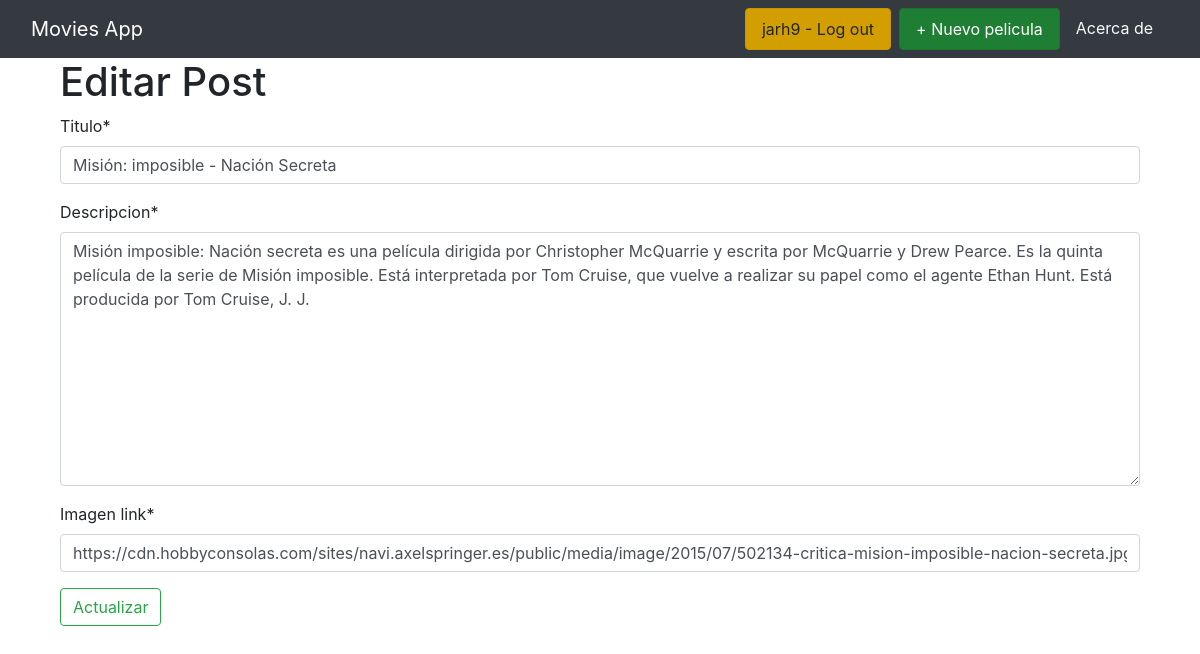
Screenshot of /post/9/edit/ (signed in) with the database file from the repository.
### blog/models.py (models this page shows, shortened)
class Post(models.Model):
    titulo = models.CharField(max_length=200)
    autor = models.ForeignKey(
        get_user_model(),
        on_delete=models.CASCADE,
    )
    cuerpo = models.TextField("Descripcion")
    imagen = models.CharField( "Imagen link", max_length=500 )
    genero = models.IntegerField(
        default=1,
        choices=product_genero,
    )

### blog/views.py (the view)
# urls.py: path('post/<int:pk>/edit/', BlogUpdateView.as_view(), name='post_edit'),
class BlogUpdateView(UpdateView):
    model = Post
    template_name = 'post_edit.html'
    fields = ['titulo', 'cuerpo','imagen']
    def dispatch(self, request, *args, **kwargs):
        obj = self.get_object()
        if obj.autor != self.request.user:
            raise PermissionDenied
        return super().dispatch(request, *args, **kwargs)

### templates/post_edit.html
{% extends 'base.html' %}
{% load crispy_forms_tags %}
{% block content %}
<div class="container">
    <h1>Editar Post</h1>
    <form action="" method="POST">{% csrf_token %}
        {{ form|crispy }}
        <input class="btn btn-outline-success" type="submit" value="Actualizar">
    </form>
</div>
{% endblock content %}

### templates/base.html (shortened to what this page needs)
{% load static %}
<html>
<head>
    <link href="{% static 'css/base.css' %}" rel="stylesheet">
    <link rel="stylesheet" href="https://stackpath.bootstrapcdn.com/bootstrap/4.1.3/css/bootstrap.min.css"
>
</head>
<body>
    {%if user.is_authenticated %}
    <nav class="navbar navbar-dark bg-dark">
        <div class="container-fluid">
            <a class="navbar-brand" href="{% url 'home' %}">Movies App</a>
            <div class="d-flex">
                <a class="btn btn-warning ml-2  nav-link active" href="{% url 'logout' %}">{{ user.username }} - Log out</a>
                <a class="btn btn-success ml-2  nav-link active" href="{% url 'post_new' %}">+ Nuevo pelicula</a>
                <a class="nav-link text-light" href="{% url 'about' %}">Acerca de</a>
            </div>
        </div>
    </nav>
    {% endif %}
    <div class="container">
        {% block content %}
        {% endblock content %}
    </div>
</body>
</html>

### static/css/base.css (style rules this page uses)
body { font-family: 'Source Sans Pro', sans-serif; font-size: 18px; }

### rows the page displays
Post: titulo "Misión: imposible - Nación Secreta", cuerpo "Misión imposible: Nación secreta es una película dirigida por Christopher McQuarrie y escrita por McQuarrie y Drew Pearce. Es la quinta película de la serie de Misión imposible. Está interpretada por Tom Cruise, que vuelve a realizar su papel como el agente Ethan Hunt. Está producida por Tom Cruise, J. J.", imagen "https://cdn.hobbyconsolas.com/sites/navi.axelspringer.es/public/media/image/2015/07/502134-critica-mision-imposible-nacion-secreta.jpg"

### other values shown
{{ user.username }} "jarh9"
